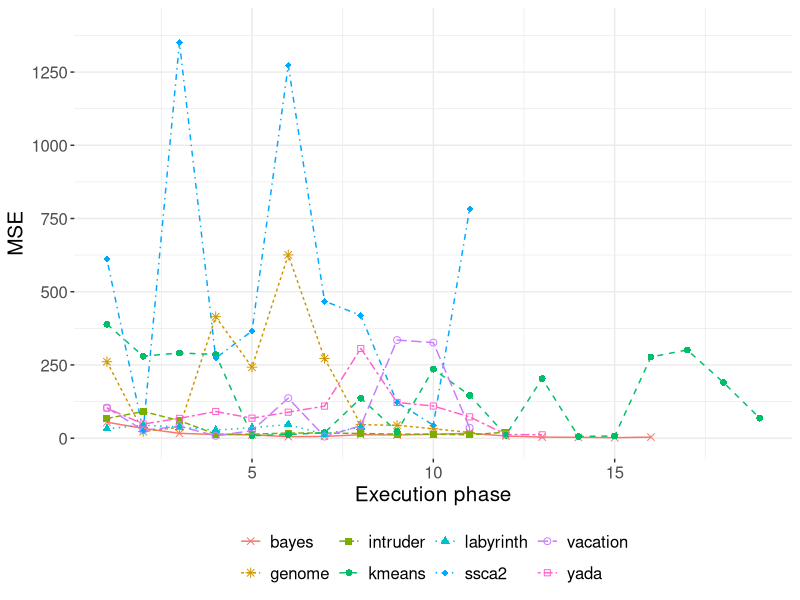

Generate this figure with R:
library(ggplot2)

csv <- read.table("mseDynamic.txt", sep = ",", header = TRUE)

#remove with ID zero (no MSE, first matrix collected)
table <- subset(csv, id != 0)

yticks <- c(0, 250, 500, 750, 1000, 1250, 1500)

graph <-
  ggplot(data = table, aes(x = id, y = mse, group = app)) +
  theme_bw() +
  theme(
    legend.position="bottom",
    legend.title = element_blank(),
    plot.title = element_text(hjust = 0.5, face = "bold"),
    panel.border = element_blank(),
    text = element_text(size = 15),
    plot.subtitle = element_text(hjust = 0.5, face = "italic")
  ) +
  geom_line(aes(
    linetype = app,
    group = factor(app),
    color = app
  ),
  size = 0.5) +
  geom_point(aes(color = app, shape = app), size = 2) +
#  labs(title = "Dynamic Behavior") +
  xlab("Execution phase") +
  ylab("MSE") +
  scale_shape_manual(values = c(4, 8, 15, 16, 17, 18, 21, 22, 3, 42))+ 
  scale_y_continuous(limits=c(0,1400), breaks=yticks, labels=yticks)

ggsave(plot = graph,  file = "Figure_7.pdf",  device = cairo_pdf,  width = 15,  height = 9,  units = "cm")
